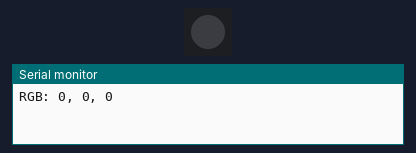
A sketch run on a simulated Arduino Mega 2560, built with avr-gcc and run on an emulated ATmega2560. Parts: 1 RGB LEDs in strip order, left to right, the last lines printed to the serial monitor. Dim RGB values are drawn brighter than linear.

Above: at 0.05 s.
At 9.3 s:
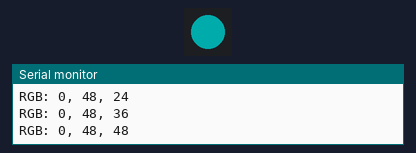
At 19.87 s:
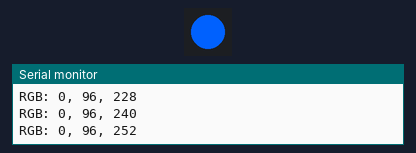
At 39.9 s:
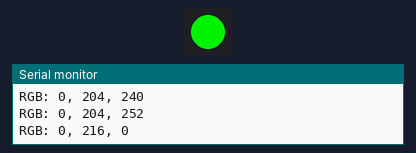
Timing chart, 0 to 40.0 s (numbered marks = the images above):
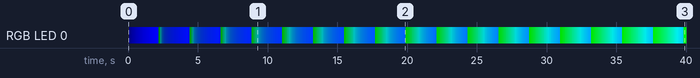

Measured:
- by itself, RGB LED 0: off → RGB(0, 0, 12) at 0.10 s, → RGB(0, 0, 24) 0.10 s later, → RGB(0, 0, 36) 0.10 s later, → RGB(0, 0, 48) 0.10 s later, … (397 changes in this stretch)

The sketch:

BlynkRGB.ino
```cpp
#include <Adafruit_NeoPixel.h>

#define PIN 38
#define NUMPIXELS 1

Adafruit_NeoPixel pixels(NUMPIXELS, PIN, NEO_GRB + NEO_KHZ800);

void setup() {
 pixels.begin();
 Serial.begin(9600); // Initialize serial communication at 9600 baud rate
}

void loop() {
 for(int i = 0; i < 256; i += 12) { // Loop through each color component
    for(int j = 0; j < 256; j += 12) { // Loop through each color component
      for(int k = 0; k < 256; k += 12) { // Loop through each color component
        pixels.clear();
        pixels.setPixelColor(0, pixels.Color(i, j, k));
        pixels.show();
        Serial.print("RGB: ");
        Serial.print(i);
        Serial.print(", ");
        Serial.print(j);
        Serial.print(", ");
        Serial.println(k);

        // Check if RGB values are (0, 0, 255), (0, 255, 0), or (255, 0, 0) and introduce a delay of 100ms
        if((i == 0 && j == 0 && k == 255) || (i == 0 && j == 255 && k == 0) || (i == 255 && j == 0 && k == 0)) {
          delay(1000);
        } else {
          delay(100); // Adjust delay as needed for other colors
        }
      }
    }
 }
}
```
